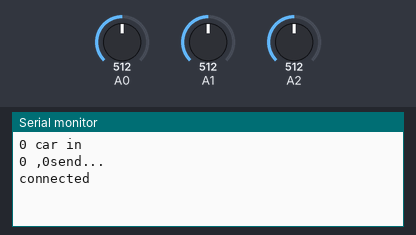
Simulated run of this sketch. Board: Arduino Leonardo, built with avr-gcc and run on an emulated ATmega32U4. Shown: the last lines printed to the serial monitor. The test bench sets the inputs (shaded band); at power-on: A0 = 512, A1 = 512, A2 = 512. WiFi joins after 1.5 s; servers stay silent unless stated; uploads are accepted with an empty reply.

Above: at 3.7 s.
3.8 s: A0 set to 984
At 3.97 s:
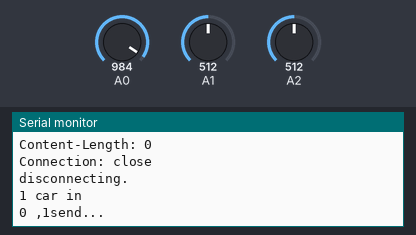
6.6 s: A0 set to 1011
At 9.2 s:
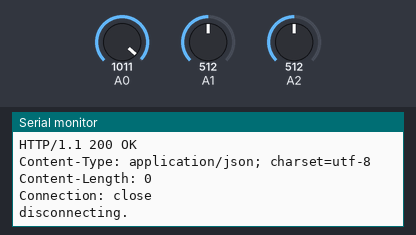
Timing chart, 0 to 10.7 s (numbered marks = the images above; inputs shaded):
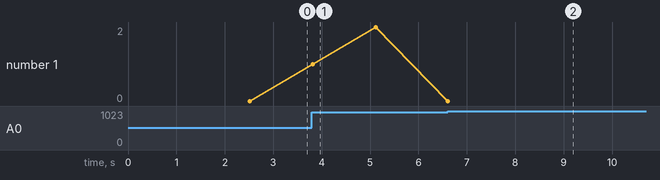

The sketch:

sensor.ino
```cpp
#include <SPI.h>
#include <Ethernet2.h>

byte mac[] = { 0xDE, 0xAD, 0xBE, 0xEF, 0xFE, 0xED };
IPAddress ip(192, 168, 1, 177);
char server[] = "192.168.1.136";

EthernetClient client;

int analogPin[3] = {0,1,2};
bool status[3]={false,false,false};

void send(int num, bool type){
    Serial.print(type);
    Serial.print(" ,");
    Serial.print(num);
    Serial.println("send...");
   // Make a HTTP request:
   if (client.connect(server, 80)) {
      Serial.println("connected");
    if(type){
      client.print("GET /parkout.php?no=");
    }
    else{
      client.print("GET /parked.php?no=");
    }
    client.print(num+1);
    client.println(" HTTP/1.1");
    client.println("Host: 192.168.1.136");
    client.println("Connection: close");
    client.println();
   }
   else {
      // kf you didn't get a connection to the server:
      Serial.println("connection failed");
    }
}


void setup(){
    Serial.begin(9600);
    while (!Serial) {
      ; // wait for serial port to connect. Needed for Leonardo only
    }
    if (Ethernet.begin(mac) == 0) {
    Serial.println("Failed to configure Ethernet using DHCP");
      // no point in carrying on, so do nothing forevermore:
      // try to congifure using IP address instead of DHCP:
      Ethernet.begin(mac, ip);
    }
    delay(1000);


}

void loop(){


  for(int i=0 ; i<3 ; i++){
    if(status[i] == false){
      if(analogRead(analogPin[i]) < 1000){
        status[i] = true;
        Serial.print(analogPin[i]);
        Serial.println(" car in ");
        send(analogPin[i], false);
        //Serial.println(analogRead(analogPin1));
        delay(1000);
        while(client.connected()){
        if (client.available()) {
          char c = client.read();
          Serial.print(c);
        }

        } if (!client.connected()) {
            Serial.println();
            Serial.println("disconnecting.");
            client.stop();

            // do nothing forevermore:
            //while (true);
          }

      }
    }else{
      if(analogRead(analogPin[i]) > 1000){
        status[i] = false;
        Serial.print(analogPin[i]);
        Serial.println(" car out ");
        send(analogPin[i], true);
        //Serial.println(analogRead(analogPin1));
        delay(1000);
        while(client.connected()){
          if (client.available()) {
              char c = client.read();
              Serial.print(c);
            }

        }
        if (!client.connected()) {
            Serial.println();
            Serial.println("disconnecting.");
            client.stop();

            // do nothing forevermore:
            //while (true);
          }

      }
    }
  }


}
```

Measured:
- the behaviour switches between 1000 and 1001 on A0 (found by bisection; images 1 and 2)
- after the input at 6.6 s, the serial monitor: prints a new line at once (image 2)
